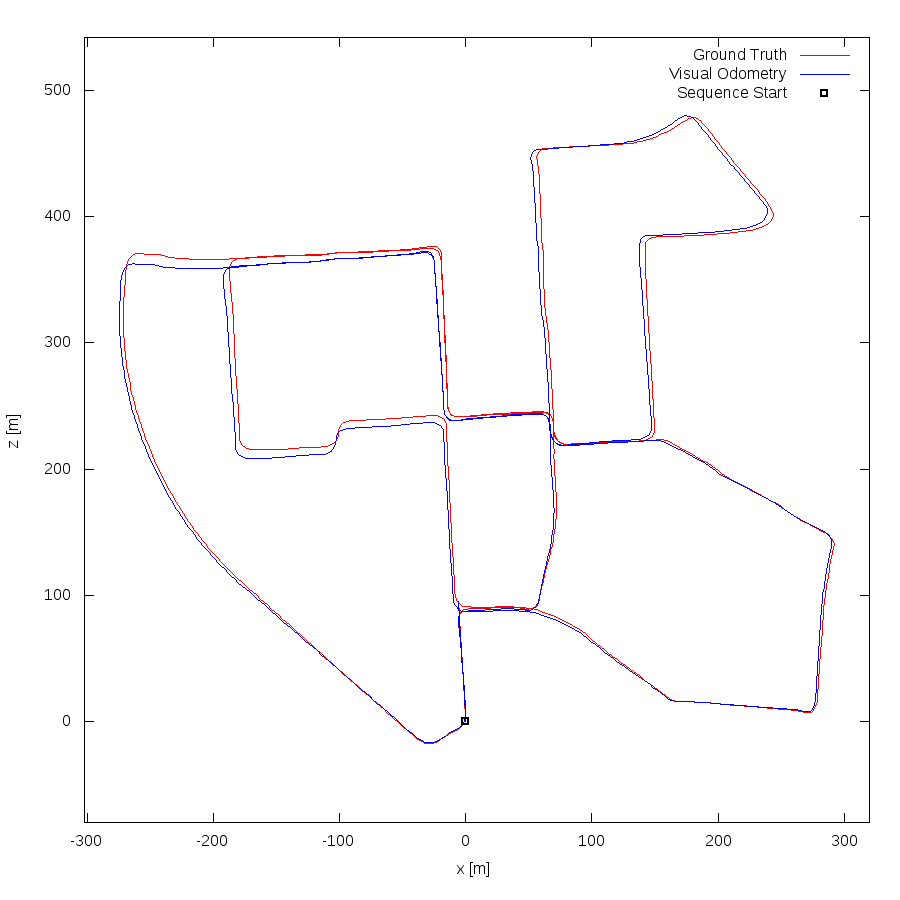

This chart was generated by the following gnuplot code:
set term postscript eps enhanced color
set output "00.eps"
set size ratio -1
set xrange [-302:320]
set yrange [-80:542]
set xlabel "x [m]"
set ylabel "z [m]"
plot "00.txt" using 1:2 lc rgb "#FF0000" title 'Ground Truth' w lines,"00.txt" using 3:4 lc rgb "#0000FF" title 'Visual Odometry' w lines,"< head -1 00.txt" using 1:2 lc rgb "#000000" pt 4 ps 1 lw 2 title 'Sequence Start' w points
